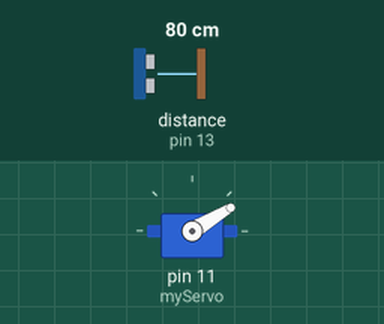
The sketch below on a simulated Arduino Uno, built with avr-gcc and run on an emulated ATmega328P. On the bench: servo. Wiring (inferred from the names in the program): ultrasonic range finder: trigger pin 12; echo pin 13. The inputs (shaded band) are chosen by the test bench; at power-on: distance to the obstacle (sensor on pin 13) 80 cm. The echo pulse lasts 58.3 µs per cm; what the sketch prints to the serial monitor is not drawn.

Above: at 1.29 s.
1.3 s: distance to the obstacle (sensor on pin 13) set to 2 cm
At 2.3 s:
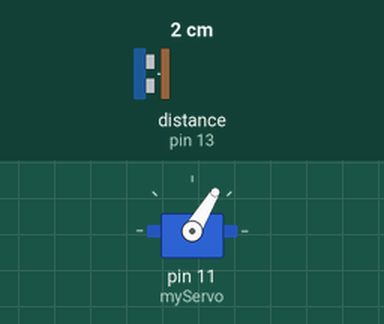
4.3 s: distance to the obstacle (sensor on pin 13) set to 4 cm
At 6.62 s:
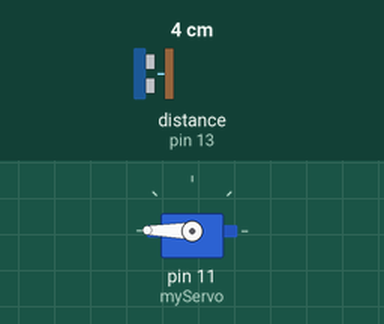
Timing chart, 0 to 13.3 s (numbered marks = the images above; inputs shaded):
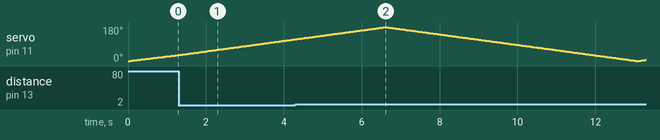

The sketch:

Rader_ard.ino
```cpp
#include <Servo.h>
#include<Ping.h>
// Defines Tirg and Echo pins of the Ultrasonic Sensor
const int trigPin = 12;
const int echoPin = 13;
// Variables for the duration and the distance
long duration;
int distance;
Servo myServo; // Creates a servo object for controlling the servo motor
void setup() {
  pinMode(trigPin, OUTPUT); // Sets the trigPin as an Output
  pinMode(echoPin, INPUT); // Sets the echoPin as an Input
  Serial.begin(9600);
  myServo.attach(11); // Defines on which pin is the servo motor attached
}
void loop() {
  // rotates the servo motor from 0 to 180 degrees
  for(int i=0;i<=179;i++){
  myServo.write(i);
  delay(35);
  distance = calculateDistance();// Calls a function for calculating the distance measured by the Ultrasonic sensor for each degree

  Serial.print(i); // Sends the current degree into the Serial Port
  Serial.print(","); // Sends addition character right next to the previous value needed later in the Processing IDE for indexing
  Serial.print(distance); // Sends the distance value into the Serial Port
  Serial.print("."); // Sends addition character right next to the previous value needed later in the Processing IDE for indexing
  }
  // Repeats the previous lines from 180 to 0 degrees
  for(int i=179;i>0;i--){
  myServo.write(i);
  delay(35);
  distance = calculateDistance();
  Serial.print(i);
  Serial.print(",");
  Serial.print(distance);
  Serial.print(".");
  }
}
// Function for calculating the distance measured by the Ultrasonic sensor
int calculateDistance(){

  digitalWrite(trigPin, LOW);
  delayMicroseconds(2);
  // Sets the trigPin on HIGH state for 10 micro seconds
  digitalWrite(trigPin, HIGH);
  delayMicroseconds(10);
  digitalWrite(trigPin, LOW);
  duration = pulseIn(echoPin, HIGH); // Reads the echoPin, returns the sound wave travel time in microseconds
  distance= duration*0.034/2;
  return distance;
}
```
